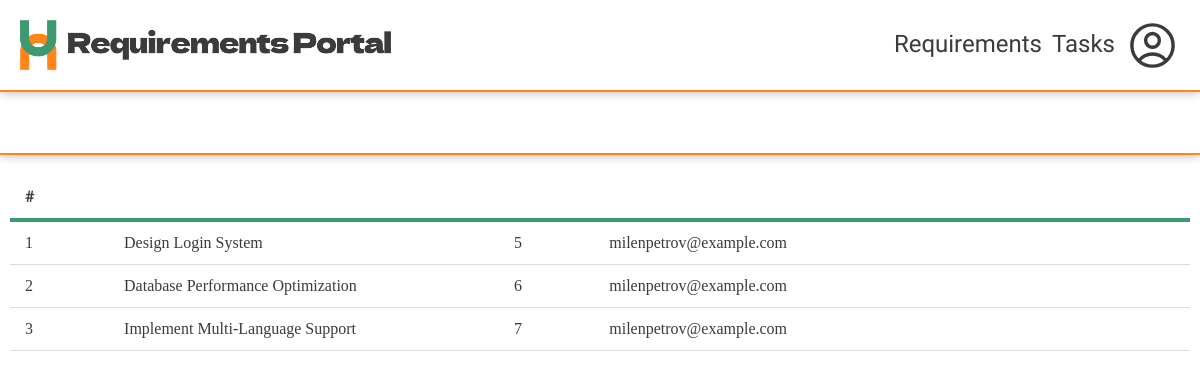
Page /task/index.php (signed in) on the committed database.
### tables this page shows
CREATE TABLE IF NOT EXISTS tasks (
    id INT AUTO_INCREMENT PRIMARY KEY,
    title VARCHAR(100) NOT NULL,
    user_group ENUM('5','6','7') DEFAULT '5',
    user_id INT NOT NULL,
    created_at TIMESTAMP DEFAULT CURRENT_TIMESTAMP,
    FOREIGN KEY (user_id) REFERENCES users(id) ON DELETE CASCADE
);

CREATE TABLE IF NOT EXISTS users (
    id INT AUTO_INCREMENT PRIMARY KEY,
    username VARCHAR(50) NOT NULL UNIQUE,
    email VARCHAR(100) NOT NULL UNIQUE,
    password VARCHAR(255) NOT NULL,
    user_group ENUM('teacher', '5','6','7') NOT NULL DEFAULT '5',
    created_at TIMESTAMP DEFAULT CURRENT_TIMESTAMP
);

### app/database/DatabaseConnection.php (called while the page is built, shortened)
<?php
require_once __DIR__ . '/DatabaseBootstrapper.php';
class DatabaseConnection {
    private static $instance = null;
    private $connection;
    private function __construct() {
        try {
            $dsn = "mysql:host=" . DB_HOST . ";charset=utf8mb4";
            $tempConn = new PDO($dsn, DB_USER, DB_PASS);
            $tempConn->setAttribute(PDO::ATTR_ERRMODE, PDO::ERRMODE_EXCEPTION);
            $bootstrapper = new DatabaseBootstrapper($tempConn);
            $dsn = "mysql:host=" . DB_HOST . ";dbname=" . DB_NAME . ";charset=utf8mb4";
            $this->connection = new PDO($dsn, DB_USER, DB_PASS);
            $this->connection->setAttribute(PDO::ATTR_ERRMODE, PDO::ERRMODE_EXCEPTION);
        } catch (PDOException $e) {
            die("Database connection failed: " . $e->getMessage());
        }
    }
    public static function getInstance() {
        if (!self::$instance) {
            self::$instance = new DatabaseConnection();
        }
        return self::$instance;
    }
    public function getConnection() {
        return $this->connection;
    }
}

### app/database/DatabaseBootstrapper.php (called while the page is built, shortened)
<?php
class DatabaseBootstrapper
{
    public function __construct($connection)
    {
        $this->conn = $connection;
    }
    private function needsInitialization()
    {
        try {
            return false;
        } catch (PDOException $e) {
            return true;
        }
    }
}

### app/services/TaskService.php (called while the page is built, shortened)
<?php
require_once __DIR__ . '/../database/DatabaseConnection.php';
class TaskService
{
    private static $instance = null;
    public static function getInstance()
    {
        if (self::$instance == null) {
            self::$instance = new TaskService();
        }
        return self::$instance;
    }
    private $db;
    private function __construct()
    {
        $this->db = DatabaseConnection::getInstance()->getConnection();
    }
    public function getTasks($user_group = "")
    {
        try {
            $sql = "SELECT t.*, u.email,
                    (SELECT COUNT(*) FROM `taskRequirements` WHERE task_id = t.id AND status = 'in_progress') AS pendingCount,
                    (SELECT COUNT(*) FROM `taskRequirements` WHERE task_id = t.id AND status = 'complete') AS completedCount
                FROM `tasks` t
                LEFT JOIN `users` u ON t.user_id = u.id";
            $stmt = $this->db->query($sql);
            $result = $stmt->fetchAll();
            return $result;
        } catch (Exception $e) {
            throw new Exception(($translations['error'] ?? 'Error') . ': ' . $e->getMessage());
        }
    }
}
?>

### public/task/index.php (the view, shortened to what this page needs)
<?php
$authUser = $_SESSION['auth_user'];
require_once __DIR__ . '/../../app/services/TaskService.php';
$taskService = TaskService::getInstance();
$tasks = array();
try {
    $tasks = $taskService->getTasks(
        $authUser['user_group'] === 'teacher' ? '' : $authUser['user_group'],
    );
} catch (Exception $e) {
    $tasksError = $e->getMessage();
}
?>
<?php require_once __DIR__ . '/../common/header.php'; ?>
<div class="title-container">
</div>
<div class="content">
    <table class="task-table">
        <thead>
            <tr>
                <th>#</th>
                <th><?= $translations['title']; ?></th>
                <?php if ($authUser['user_group'] === 'teacher'): ?>
                    <th><?= $translations['user_group']; ?></th>
                <?php endif; ?>
                <th><?= $translations['creator']; ?></th>
                <th><?= $translations['status']; ?></th>
            </tr>
        </thead>
        <tbody id="tasksBody">
            <?php foreach ($tasks as $idx => $task): ?>
                <tr class="task-entry" data-id="<?= $task['id']; ?>">
                    <td>
                        <?= $idx + 1 ?>
                    </td>
                    <td class="title">
                        <?= $task['title']; ?>
                    </td>
                    <?php if ($authUser['user_group'] === 'teacher'): ?>
                        <td>
                            <?= $task['user_group']; ?>
                        </td>
                    <?php endif; ?>
                    <td>
                        <?= $task['email']; ?>
                    </td>
                    <td>
                    </td>
                </tr>
            <?php endforeach; ?>
        </tbody>
    </table>
    <p class="no-rows">
    </p>
</div>
<?php require_once __DIR__ . '/../common/footer.php'; ?>

### public/assets/css/main.css (style rules this page uses)
body { --main-color: #007bff; --main-color-secondary: #0056b3; --main-color-opaque: rgba(0, 123, 255, 0.3); --orange: #ff851b; --orange-secondary: #e67312; --green: #3d9970; --green-secondary: #358f61; --danger: #ff0000; --danger-secondary: #b70808; --white: #fff; --off-white: #fff; --text: #3b3b3b; --gray-1: #333; --gray-2: #666; --gray-3: #ddd; --gray-4: #ddd; --gray-5: #f4f4f4; --gray-6: #f9f9f9; --gray-7: #f1f1f1; --gray-8: #f4f4f9; --black: black; --black-opaque: rgba(0, 0, 0, 0.1); font-family: "Merriweather", serif; margin: 0; padding: 0; background-color: var(--off-white); color: var(--text); }
table { width: 100%; border-collapse: collapse; margin: 20px 0; font-size: 16px; text-align: left; }
th, td { padding: 12px 15px; border-bottom: 1px solid var(--gray-3); border-top: 1px solid var(--gray-3); flex: 1; }
td.title { width: 30vw; }
th { font-weight: bold; border: none; border-bottom: 4px solid var(--green); font-family: "Dela Gothic One", serif; }
tr:nth-child(even) { background-color: var(--white); }
.title-container { display: flex; justify-content: space-between; align-items: center; color: var(--text); }
.title-container:not(.secondary) { position: sticky; top: 90px; background: white; z-index: 1; margin: -10px -10px 10px; padding: 10px; border-bottom: 2px solid var(--orange); box-shadow: 0px 0px 10px 0px rgba(59, 59, 59, .4); }
.no-rows { text-align: center; padding: 50px 0; font-style: italic; }

### rows in the picture
tasks: title "Design Login System", user_group "5", user.email "milenpetrov@example.com"
tasks: title "Database Performance Optimization", user_group "6", user.email "milenpetrov@example.com"
tasks: title "Implement Multi-Language Support", user_group "7", user.email "milenpetrov@example.com"

### other values in the picture
$translations['requirements'] "Requirements"
$translations['tasks'] "Tasks"
